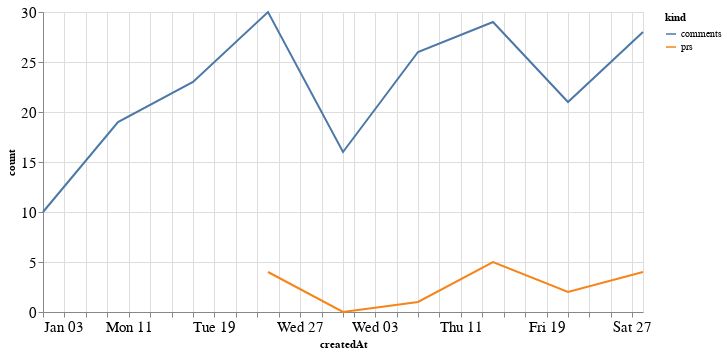

The code cell stored with this chart in its notebook:
### Code cell
alt.Chart(total_time, width=600).mark_line().encode(
    x='createdAt',
    y='count',
    color='kind'
)

### Figure 1 — Vega-Lite specification as saved in the notebook (floating-point values rounded to 4 significant figures)
{"config": {"axisLeft": {"labelFontSize": 15}, "axisBottom": {"labelFontSize": 15}}, "data": {"name": "data-70e9812136ea83decc040bdf7506fe66"}, "mark": "line", "encoding": {"color": {"type": "nominal", "field": "kind"}, "x": {"type": "temporal", "field": "createdAt"}, "y": {"type": "quantitative", "field": "count"}}, "width": 600, "$schema": "https://vega.github.io/schema/vega-lite/v4.8.1.json", "datasets": {"data-70e9812136ea83decc040bdf7506fe66": [{"createdAt": "2021-01-24T00:00:00", "kind": "prs", "count": 4.0}, {"createdAt": "2021-01-31T00:00:00", "kind": "prs", "count": 0.0}, {"createdAt": "2021-02-07T00:00:00", "kind": "prs", "count": 1.0}, {"createdAt": "2021-02-14T00:00:00", "kind": "prs", "count": 5.0}, {"createdAt": "2021-02-21T00:00:00", "kind": "prs", "count": 2.0}, {"createdAt": "2021-02-28T00:00:00", "kind": "prs", "count": 4.0}, {"createdAt": "2021-01-03T00:00:00", "kind": "prs", "count": null}, {"createdAt": "2021-01-10T00:00:00", "kind": "prs", "count": null}, {"createdAt": "2021-01-17T00:00:00", "kind": "prs", "count": null}, {"createdAt": "2021-01-24T00:00:00", "kind": "comments", "count": 30.0}, {"createdAt": "2021-01-31T00:00:00", "kind": "comments", "count": 16.0}, {"createdAt": "2021-02-07T00:00:00", "kind": "comments", "count": 26.0}, {"createdAt": "2021-02-14T00:00:00", "kind": "comments", "count": 29.0}, {"createdAt": "2021-02-21T00:00:00", "kind": "comments", "count": 21.0}, {"createdAt": "2021-02-28T00:00:00", "kind": "comments", "count": 28.0}, {"createdAt": "2021-01-03T00:00:00", "kind": "comments", "count": 10.0}, {"createdAt": "2021-01-10T00:00:00", "kind": "comments", "count": 19.0}, {"createdAt": "2021-01-17T00:00:00", "kind": "comments", "count": 23.0}]}}
